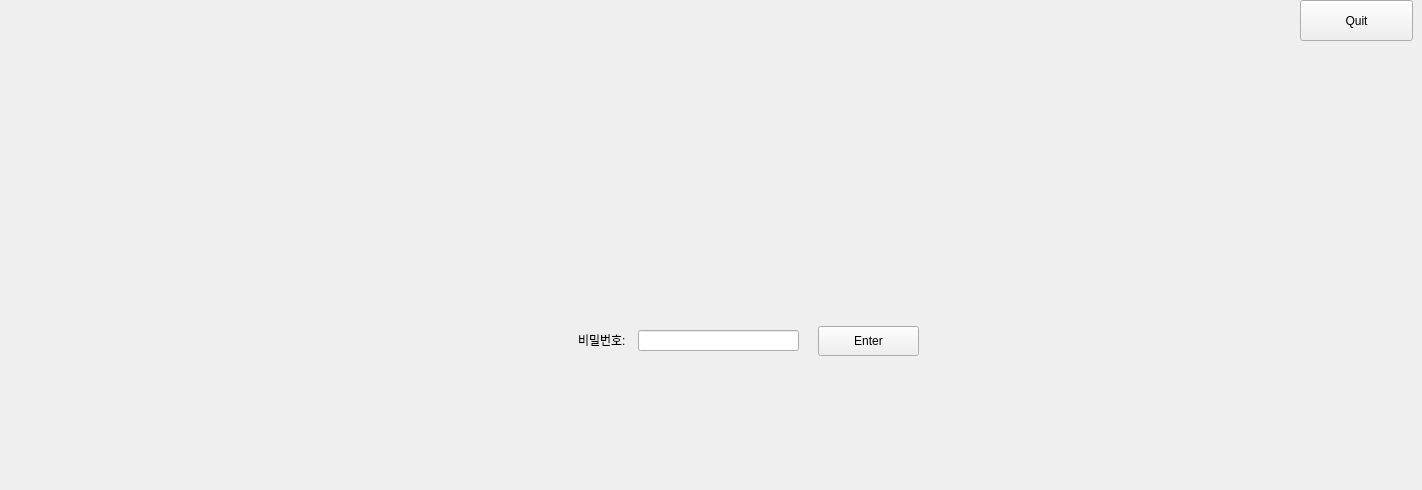
      <widget class="QWidget" name="page_0">
       <widget class="QWidget" name="widget_67" native="true">
        <property name="geometry">
         <rect>
          <x>448</x>
          <y>190</y>
          <width>541</width>
          <height>291</height>
         </rect>
        </property>
        <widget class="QLabel" name="label_2">
         <property name="geometry">
          <rect>
           <x>130</x>
           <y>140</y>
           <width>49</width>
           <height>20</height>
          </rect>
         </property>
         <property name="sizePolicy">
          <sizepolicy hsizetype="Fixed" vsizetype="Preferred">
           <horstretch>0</horstretch>
           <verstretch>0</verstretch>
          </sizepolicy>
         </property>
         <property name="text">
          <string>비밀번호:</string>
         </property>
        </widget>
        <widget class="QLineEdit" name="lineEdit_pw_0">
         <property name="geometry">
          <rect>
           <x>190</x>
           <y>140</y>
           <width>161</width>
           <height>21</height>
          </rect>
         </property>
         <property name="sizePolicy">
          <sizepolicy hsizetype="Preferred" vsizetype="Preferred">
           <horstretch>0</horstretch>
           <verstretch>0</verstretch>
          </sizepolicy>
         </property>
         <property name="echoMode">
          <enum>QLineEdit::Password</enum>
         </property>
        </widget>
        <widget class="QPushButton" name="btn_enter_0">
         <property name="geometry">
          <rect>
           <x>370</x>
           <y>136</y>
           <width>101</width>
           <height>30</height>
          </rect>
         </property>
         <property name="sizePolicy">
          <sizepolicy hsizetype="Preferred" vsizetype="Fixed">
           <horstretch>0</horstretch>
           <verstretch>0</verstretch>
          </sizepolicy>
         </property>
         <property name="text">
          <string>Enter</string>
         </property>
        </widget>
       </widget>
       <widget class="QPushButton" name="btn_quit_app_0">
        <property name="geometry">
         <rect>
          <x>1300</x>
          <y>0</y>
          <width>113</width>
          <height>41</height>
         </rect>
        </property>
        <property name="text">
         <string>Quit</string>
        </property>
       </widget>
      </widget>
